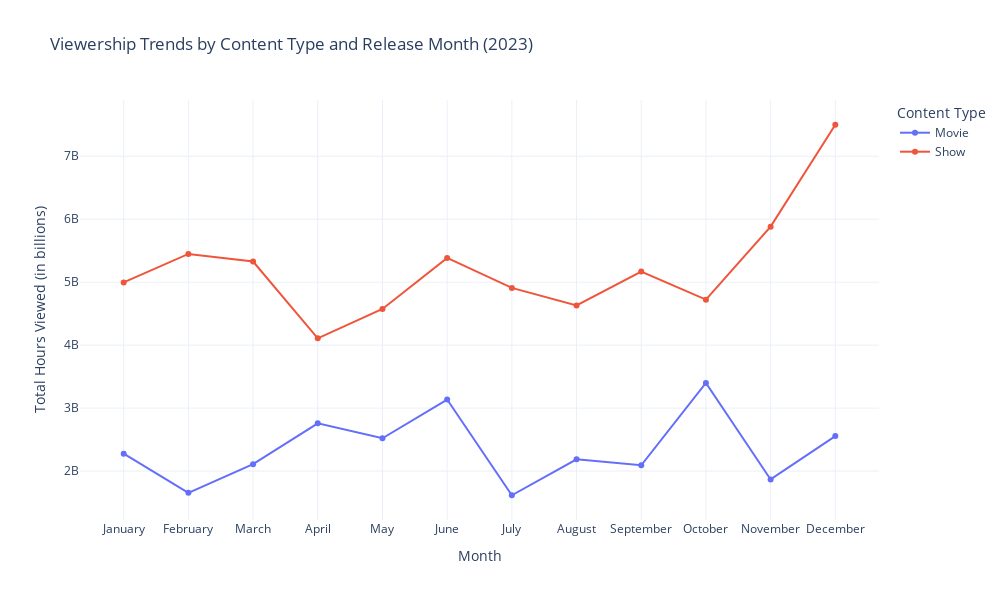

Notebook source saved alongside this figure:
### Markdown cell above
English-language shows dominate the top viewership spots. But, Korean content also has a notable presence in the top titles, which indicates its global popularity

### Code cell
monthly_viewership_by_type = df.pivot_table(index='Month Name',
                                                      columns='Content Type',
                                                      values='Hours Viewed',
                                                      aggfunc='sum').reindex(month_order)


fig = go.Figure()

for content_type in monthly_viewership_by_type.columns:
    fig.add_trace(
        go.Scatter(
            x=monthly_viewership_by_type.index,
            y=monthly_viewership_by_type[content_type],
            mode='lines+markers',
            name=content_type
        )
    )

fig.update_layout(
    title='Viewership Trends by Content Type and Release Month (2023)',
    xaxis_title='Month',
    yaxis_title='Total Hours Viewed (in billions)',
    height=600,
    width=1000,
    legend_title='Content Type'
)

fig.show()

### Figure 1 — Plotly figure (JSON) as saved in the notebook; plotly's stock layout.template omitted (floating-point values rounded to 4 significant figures)
{"data": [{"mode": "lines+markers", "name": "Movie", "type": "scatter", "x": ["January", "February", "March", "April", "May", "June", "July", "August", "September", "October", "November", "December"], "y": [2275900000, 1654400000, 2109400000, 2757600000, 2520500000, 3135800000, 1615700000, 2186400000, 2092300000, 3400400000, 1866900000, 2554900000]}, {"mode": "lines+markers", "name": "Show", "type": "scatter", "x": ["January", "February", "March", "April", "May", "June", "July", "August", "September", "October", "November", "December"], "y": [4995700000, 5449300000, 5327700000, 4108100000, 4574100000, 5386200000, 4909100000, 4631400000, 5169900000, 4722800000, 5882600000, 7500900000]}], "layout": {"height": 600, "legend": {"title": {"text": "Content Type"}}, "title": {"text": "Viewership Trends by Content Type and Release Month (2023)"}, "width": 1000, "xaxis": {"title": {"text": "Month"}}, "yaxis": {"title": {"text": "Total Hours Viewed (in billions)"}}}}
